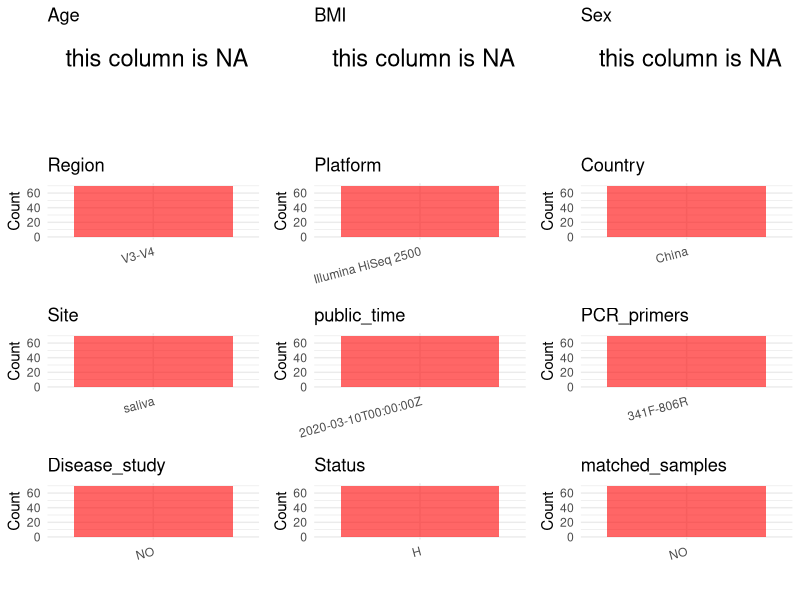

The R source for this figure: (Note: this script raises an error after producing the figure.)
## ---- chunk 1
# Load necessary libraries
library(dplyr)
library(ggplot2)
library(cowplot)
# Set working directory (update this path to your local directory)
setwd("/Users/dongbiao/Documents/oral/global-oral-microbiome/data/projects/PRJNA611700/")

# Read the initial metadata files
initial_meta<-read.csv("SraRunTable.csv",header = T)

head(initial_meta)
## ---- chunk 2
# Create a uniform metadata dataframe
metadata <- data.frame(
  BioProject = initial_meta$BioProject,
  Run = initial_meta$Run,
  sample_name = initial_meta$`Sample.Name`,
  Age = NA,
  BMI = NA,
  Sex=NA,
  Region = "V3-V4",
  Platform = initial_meta$Instrument,
  Country = "China",
  Site = initial_meta$isolate,
  public_time = initial_meta$ReleaseDate,
  stringsAsFactors = FALSE
)
## ---- chunk 3
# Add information obtained from the publication
metadata$PCR_primers <- "341F-806R"
metadata$title <- "Effects of Long-Term Enclosed Environment on Human Health Based on the Analysis of Salivary Microbiota and Cytokines"
metadata$Disease_study <- "NO"

# Assign disease status based on sample_name patterns
metadata$Status <- "H"

# Create matched_samples column
metadata$matched_samples <- "NO"

# Check initial data distribution
cat("Initial sample distribution:\n")
table(metadata$sample_name)
table(metadata$Site)
## ---- chunk 4
# Check the number of unique runs and sample names
print(paste("Number of unique runs:", length(unique(metadata$Run))))
print(paste("Number of unique sample names:", length(unique(metadata$sample_name))))
## ---- chunk 5
# Select columns for visualization
plot_data <- metadata %>%
  select(-BioProject, -Run, -sample_name, -title)

# Function to create simple plots for each column
create_simple_plots <- function(data) {
  plots <- list()
  
  for (col in colnames(data)) {
    # Check if the column is all NA
    if (all(is.na(data[[col]]))) {
      # Create an empty plot with text indicating all NA
      p <- ggplot() +
        annotate("text", x = 0.5, y = 0.5, label = "this column is NA", size = 6) +
        labs(title = col) +
        theme_void()
    } else if (is.numeric(data[[col]])) {
      # Numeric variable: histogram
      p <- ggplot(data, aes(x = .data[[col]])) +
        geom_histogram(fill = "blue", alpha = 0.6, bins = 20, na.rm = TRUE) +
        labs(title = col) +
        theme_minimal()
    } else {
      # Categorical variable: bar plot (remove NA values)
      count_data <- as.data.frame(table(data[[col]], useNA = "ifany"))
      p <- ggplot(count_data, aes(x = reorder(Var1, -Freq), y = Freq)) +
        geom_col(fill = "red", alpha = 0.6) +
        labs(title = col, x = NULL, y = "Count") +
        theme_minimal() +
        theme(axis.text.x = element_text(angle = 15, hjust = 1))
    }
    plots[[col]] <- p
  }
  
  return(plots)
}

# Generate and arrange plots
plots <- create_simple_plots(plot_data)
p<-plot_grid(plots$Age, 
          plots$BMI, 
          plots$Sex, 
          plots$Region, 
          plots$Platform, 
          plots$Country, 
          plots$Site,
          plots$public_time, 
          plots$PCR_primers,
          plots$Disease_study,
          plots$Status,
          plots$matched_samples,# add 
          ncol = 3, align = "hv", axis = "lb")
ggsave("Metadata_Summary.png", plot = p, width = 8, height = 6, dpi = 150)
## ---- chunk 6
knitr::include_graphics("Metadata_Summary.png")
## ---- chunk 7
# Reorder columns to match the desired format
metadata <- metadata[, c(
  "BioProject", "Run", "sample_name", "Age", "BMI", "Sex", 
  "Region", "Platform", "Country", "Site", "public_time", 
  "PCR_primers", "title", "Disease_study", "Status","matched_samples"
)]

# Export the uniform metadata to a CSV file
write.csv(metadata, file = "metadata.csv", quote = FALSE)
head(metadata)
